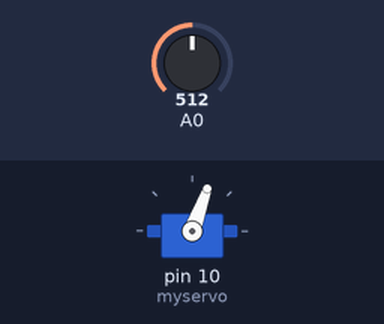
This sketch was run on a simulated Arduino Uno, built with avr-gcc and run on an emulated ATmega328P. Parts: servo. Inputs (shaded band) come from the test bench; at power-on: A0 = 512.

Above: at 1.2 s.
1.3 s: A0 set to 318
2.8 s: A0 set to 286
At 3.3 s:
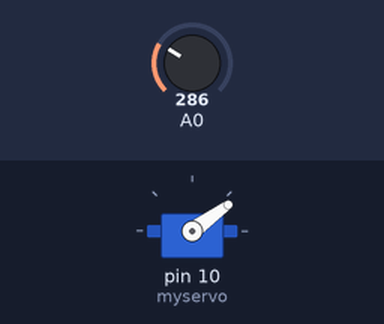
5.8 s: A0 set to 306
At 6.1 s:
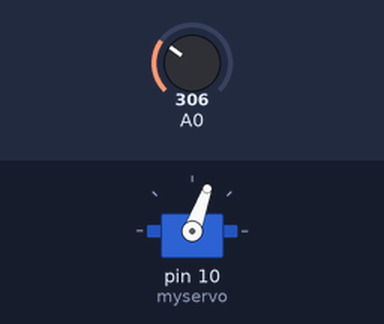
7.3 s: A0 set to 122
At 7.8 s:
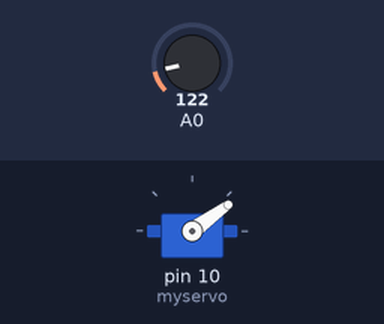
Timing chart, 0 to 10.3 s (numbered marks = the images above; inputs shaded):
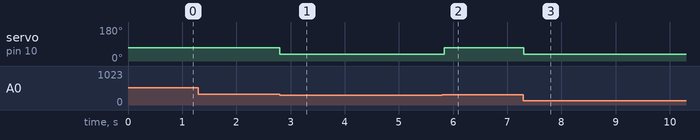

Measured:
- the behaviour switches between 300 and 299 on A0 (found by bisection; images 0 and 1)
- after the input at 1.3 s, every drawn part: stays the same
- after the input at 2.8 s, servo on pin 10 (myservo): 70° → 36° at once
- after the input at 5.8 s, servo on pin 10 (myservo): 36° → 70° at once
- after the input at 7.3 s, servo on pin 10 (myservo): 70° → 36° at once

The sketch:

game.ino
```cpp
#include<Servo.h>
#define hold 300
#define zero 70
#define one 36

Servo myservo;
bool trig=true;


void setup() {

myservo.attach(10);
myservo.write(zero);

 }

void loop() {
  myservo.write(zero);
delay(1);
if(analogRead(A0)<hold)
{
  myservo.write(one);
  delay(100);
  }


}
```
